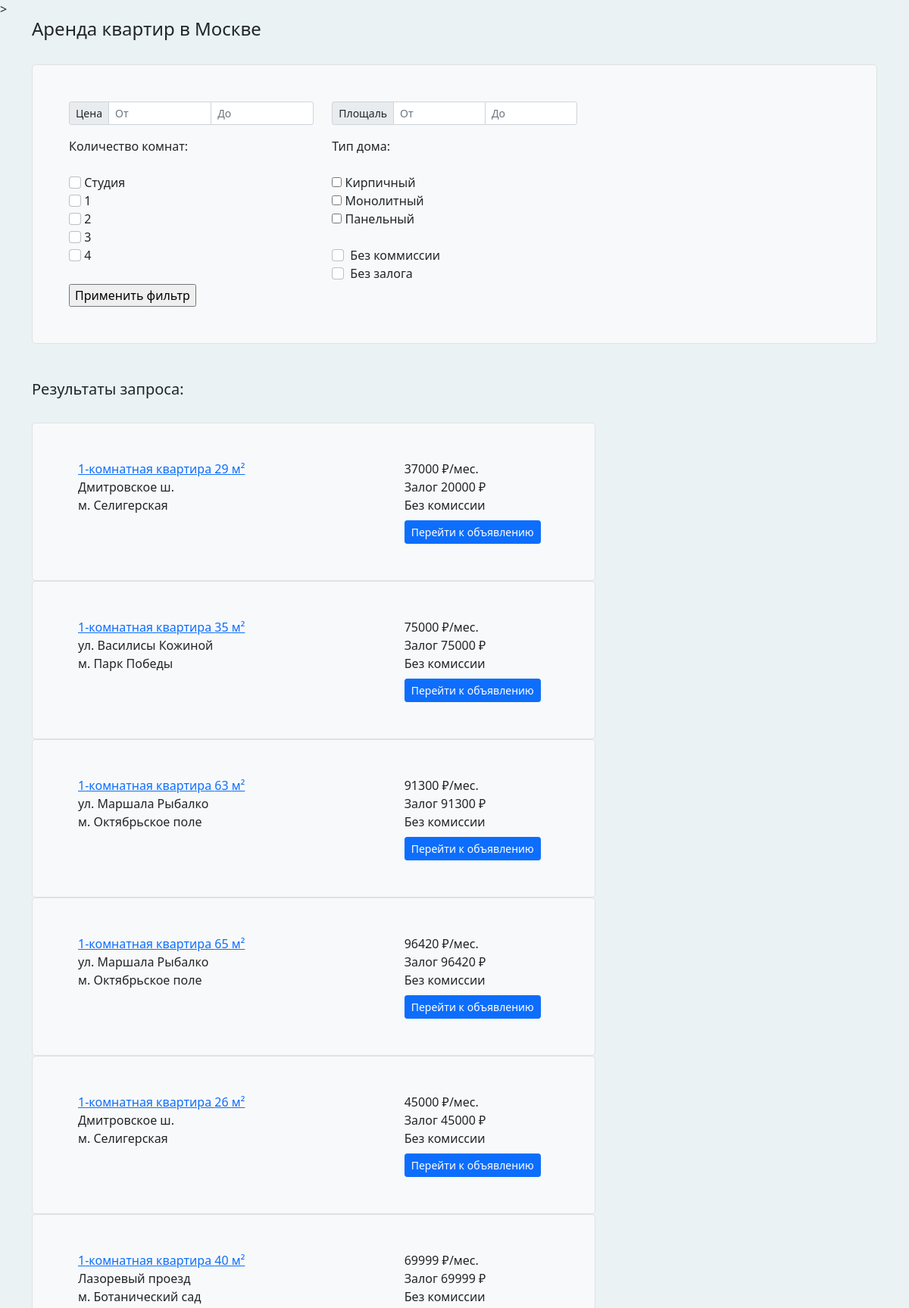
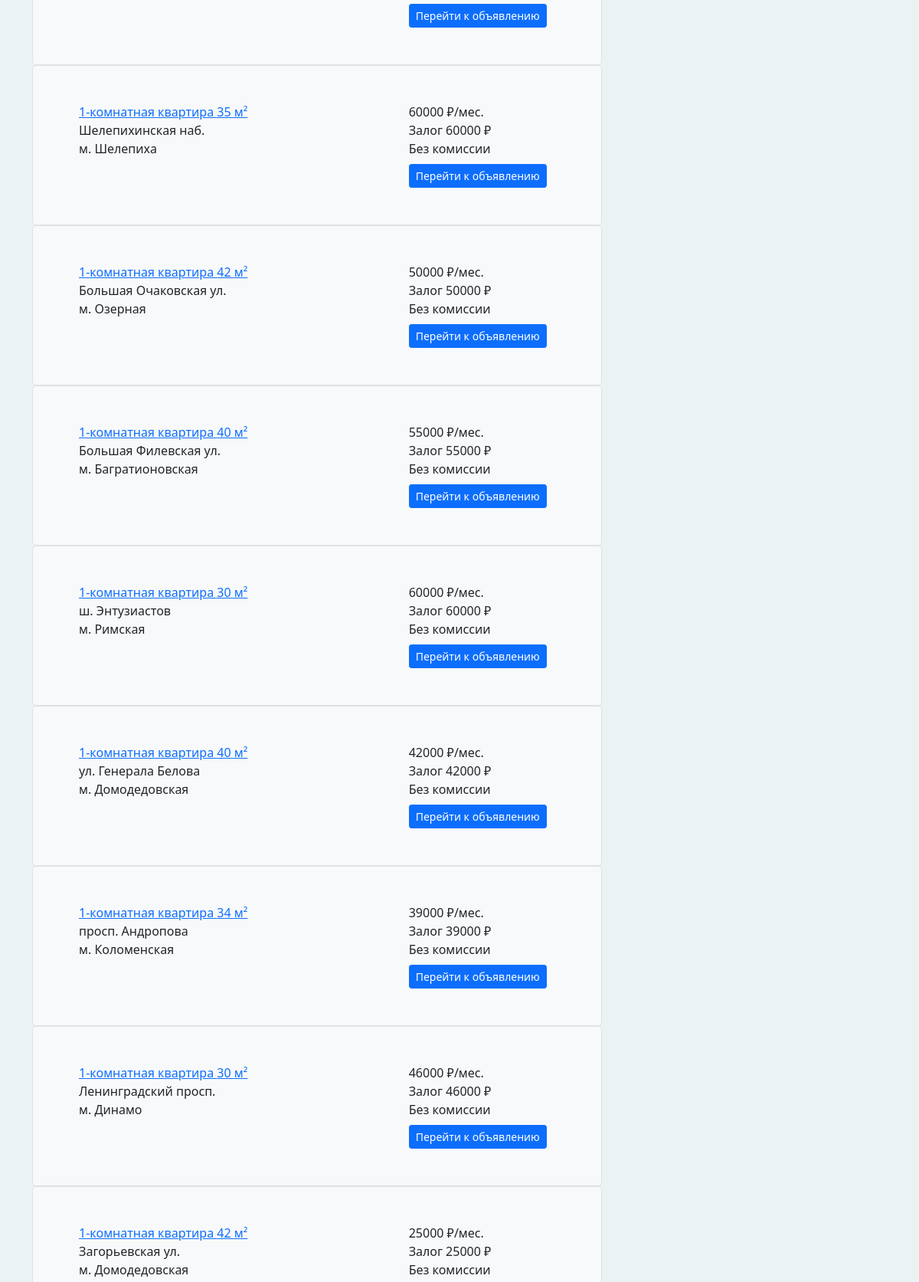
The page / (upper part) on the database its author committed (2 pictures, top to bottom).
### webapp/model.py (models this page shows, shortened)
class Flat(db.Model):
    BRICK, MONOLITE, PANEL = range(1, 4)
    MATERIALS_NAMES = {
        BRICK: 'Кирпич',
        MONOLITE: 'Монолит',
        PANEL: 'Панель',
    }
    id = db.Column(db.Integer, primary_key=True)
    num_rooms = db.Column(db.Integer)
    floor = db.Column(db.Integer)
    link = db.Column(db.String, unique=True)
    area = db.Column(db.Integer)
    material = db.Column(db.Integer)
    metro = db.Column(db.String)
    district = db.Column(db.String)
    street = db.Column(db.String)
    price = db.Column(db.Integer)
    commission = db.Column(db.Integer)
    deposit = db.Column(db.Integer)

### webapp/ads/veiws.py (the view)
@blueprint.route('/index', methods=["GET"])
@blueprint.route('/', methods=["GET"])
def index():
    form = FilterForm()
    if request.args.get('page'):
        page = int(request.args.get('page'))
    else:
        page = 1
    query = Flat.query.paginate(page=page, per_page=25)
    return render_template('index.html', flats=query, form=form)

### webapp/ads/forms.py
class FilterForm(FlaskForm):
    price_min = IntegerField('price_min', render_kw={'class': 'form-control'})
    price_max = IntegerField('price_max', render_kw={'class': 'form-control'})
    rooms = [(0, 'Студия'), (1, '1'), (2, '2'), (3, '3'), (4, '4')]
    rooms = MultiCheckboxField('rooms', choices=rooms, coerce=int, render_kw={'class': 'form-check-input'})
    area_min = IntegerField('area_min', render_kw={'class': 'form-control'})
    area_max = IntegerField('area_max', render_kw={'class': 'form-control'})
    type_material = [("Кирпичный", 'Кирпичный'), ("Монолитный", 'Монолитный'), ("Панельный", 'Панельный')]
    material = MultiCheckboxField('material', choices=type_material, coerce=str)
    commission = BooleanField('Без коммиссии', render_kw={'class': 'form-check-input'})
    deposit = BooleanField('Без залога', render_kw={'class': 'form-check-input'})

### webapp/templates/index.html (shortened to what this page needs)
{% extends 'Base.html' %}
{% block content %}>
<div class="container-sm">
  <h4>Аренда квартир в Москве</h4><br>
  <div class="h-100 p-5 bg-light border rounded-3">
    <form action="{{ url_for('ads.result') }}" method="POST">
      <div class='row '>
        <div class='col-4'>
          <div class="input-group input-group-sm mb-3">
            <span class="input-group-text">Цена</span>
            {{ form.price_min(type='number', placeholder="От") }}
            {{ form.price_max(type='number', placeholder="До") }}
          </div>
          <h7>Количество комнат:</h7><br><br>
          {% for i in form.rooms %}
            {{ i }}
            {{ i.label }}<br>
          {% endfor %}<br>
        </div>
        <div class='col-4'>
          <div class="input-group input-group-sm mb-3">
            <span class="input-group-text">Площаль</span>
              {{ form.area_min(type='number', placeholder="От")}}
              {{ form.area_max(type='number', placeholder="До") }}
          </div>
          <h7>Тип дома:</h7><br><br>
          {% for i in form.material %}
            {{ i }}
            {{ i.label }}<br>
          {% endfor %}<br>
          <div class="form-check">
            {{ form.commission() }} {{ form.commission.label }}<br>
            {{ form.deposit() }} {{ form.deposit.label }}<br>
          </div>
        </div>
      </div>
      <input type="submit" value="Применить фильтр">
    </form>
  </div>
</div><br><br>
<div class="container-sm">
  <div class="col-8">
    <h5>Результаты запроса:</h5><br>
    {% for flat in flats.items %}
      <div class="h-100 p-5 bg-light border rounded-3">
        <div class="container-sm">
          <div class="row">
            <div class="col">
              <a href={{ flat.link }} target="_blank">{{ flat.num_rooms }}-комнатная квартира {{ flat.area}} м²</a><br>
              <h7>{{ flat.street }}</h7><br>
              <h7>м. {{ flat.metro }}</h7>
            </div>
            <div class="col-4">
              <h7>{{ flat.price }} &#8381/мес.</h7><br>
              {% if flat.deposit == 0 %}
                <h7>Без залога</h7><br>
              {% else %}
                <h7>Залог {{ flat.deposit }} &#8381</h7><br>
              {% endif %}
              {% if flat.commission == 0 %}
                <h7>Без комиссии</h7><br>
              {% else %}
                <h7>Комиссия {{ flat.commission }} %</h7><br>
              {% endif %}
              <a href={{ flat.link }} button type="button" target="_blank" class="btn btn-primary btn-sm">Перейти к объявлению</a><br>
            </div>
          </div>
        </div>
      </div>
    {% endfor %}<br>
  </div>
</div>
{% endblock %}

### webapp/templates/base.html (shortened to what this page needs)
<!doctype html>
<html lang="ru">
  <head>
    <link href="https://cdn.jsdelivr.net/npm/bootstrap@5.0.2/dist/css/bootstrap.min.css" rel="stylesheet">
  </head>
  <body style="background-color: rgb(234, 242, 243)">
    {% block content %}{% endblock %}
  </body>
</html>

### rows shown on the page
Flat: num_rooms "1", area "29", street "Дмитровское ш.", metro "Селигерская", price "37000", deposit "20000", commission "Без комиссии"
Flat: num_rooms "1", area "35", street "ул. Василисы Кожиной", metro "Парк Победы", price "75000", deposit "75000", commission "Без комиссии"
Flat: num_rooms "1", area "63", street "ул. Маршала Рыбалко", metro "Октябрьское поле", price "91300", deposit "91300", commission "Без комиссии"
Flat: num_rooms "1", area "65", street "ул. Маршала Рыбалко", metro "Октябрьское поле", price "96420", deposit "96420", commission "Без комиссии"
Flat: num_rooms "1", area "26", street "Дмитровское ш.", metro "Селигерская", price "45000", deposit "45000", commission "Без комиссии"
Flat: num_rooms "1", area "40", street "Лазоревый проезд", metro "Ботанический сад", price "69999", deposit "69999", commission "Без комиссии"
Flat: num_rooms "1", area "35", street "Шелепихинская наб.", metro "Шелепиха", price "60000", deposit "60000", commission "Без комиссии"
Flat: num_rooms "1", area "42", street "Большая Очаковская ул.", metro "Озерная", price "50000", deposit "50000", commission "Без комиссии"
Flat: num_rooms "1", area "40", street "Большая Филевская ул.", metro "Багратионовская", price "55000", deposit "55000", commission "Без комиссии"
Flat: num_rooms "1", area "30", street "ш. Энтузиастов", metro "Римская", price "60000", deposit "60000", commission "Без комиссии"
Flat: num_rooms "1", area "40", street "ул. Генерала Белова", metro "Домодедовская", price "42000", deposit "42000", commission "Без комиссии"
Flat: num_rooms "1", area "34", street "просп. Андропова", metro "Коломенская", price "39000", deposit "39000", commission "Без комиссии"
Flat: num_rooms "1", area "30", street "Ленинградский просп.", metro "Динамо", price "46000", deposit "46000", commission "Без комиссии"
Flat: num_rooms "1", area "42", street "Загорьевская ул.", metro "Домодедовская", price "25000", deposit "25000", commission "Без комиссии"

### other values the page prints
{{ i.label }} "Студия" "1" "2" "3" "4"
{{ i.label }} "Кирпичный" "Монолитный" "Панельный"
